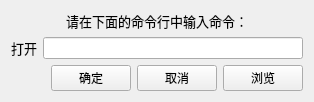
<?xml version="1.0" encoding="UTF-8"?>
<ui version="4.0">
 <class>Widget</class>
 <widget class="QWidget" name="Widget">
  <property name="windowTitle">
   <string>Widget</string>
  </property>
  <layout class="QGridLayout" name="gridLayout_4">
   <item row="0" column="0">
    <layout class="QGridLayout" name="gridLayout_3">
     <item row="0" column="0">
      <widget class="QLabel" name="label">
       <property name="text">
        <string>&lt;html&gt;&lt;head/&gt;&lt;body&gt;&lt;p align=&quot;center&quot;&gt;&lt;span style=&quot; font-size:10pt;&quot;&gt;请在下面的命令行中输入命令：&lt;/span&gt;&lt;/p&gt;&lt;/body&gt;&lt;/html&gt;</string>
       </property>
      </widget>
     </item>
     <item row="1" column="0">
      <layout class="QGridLayout" name="gridLayout">
       <item row="0" column="0">
        <widget class="QLabel" name="label_2">
         <property name="text">
          <string>&lt;html&gt;&lt;head/&gt;&lt;body&gt;&lt;p align=&quot;center&quot;&gt;&lt;span style=&quot; font-size:10pt;&quot;&gt;打开&lt;/span&gt;&lt;/p&gt;&lt;/body&gt;&lt;/html&gt;</string>
         </property>
        </widget>
       </item>
       <item row="0" column="1">
        <widget class="QLineEdit" name="cmdLineEdit"/>
       </item>
      </layout>
     </item>
     <item row="2" column="0">
      <layout class="QGridLayout" name="gridLayout_2">
       <item row="0" column="2">
        <widget class="QPushButton" name="cancelButton">
         <property name="text">
          <string>取消</string>
         </property>
        </widget>
       </item>
       <item row="0" column="1">
        <widget class="QPushButton" name="submitButton">
         <property name="text">
          <string>确定</string>
         </property>
        </widget>
       </item>
       <item row="0" column="4">
        <widget class="QPushButton" name="browserButton">
         <property name="text">
          <string>浏览</string>
         </property>
        </widget>
       </item>
       <item row="0" column="0">
        <spacer name="horizontalSpacer">
         <property name="orientation">
          <enum>Qt::Horizontal</enum>
         </property>
         <property name="sizeHint" stdset="0">
          <size>
           <width>40</width>
           <height>20</height>
          </size>
         </property>
        </spacer>
       </item>
      </layout>
     </item>
    </layout>
   </item>
  </layout>
 </widget>
 <resources/>
 <connections/>
</ui>
